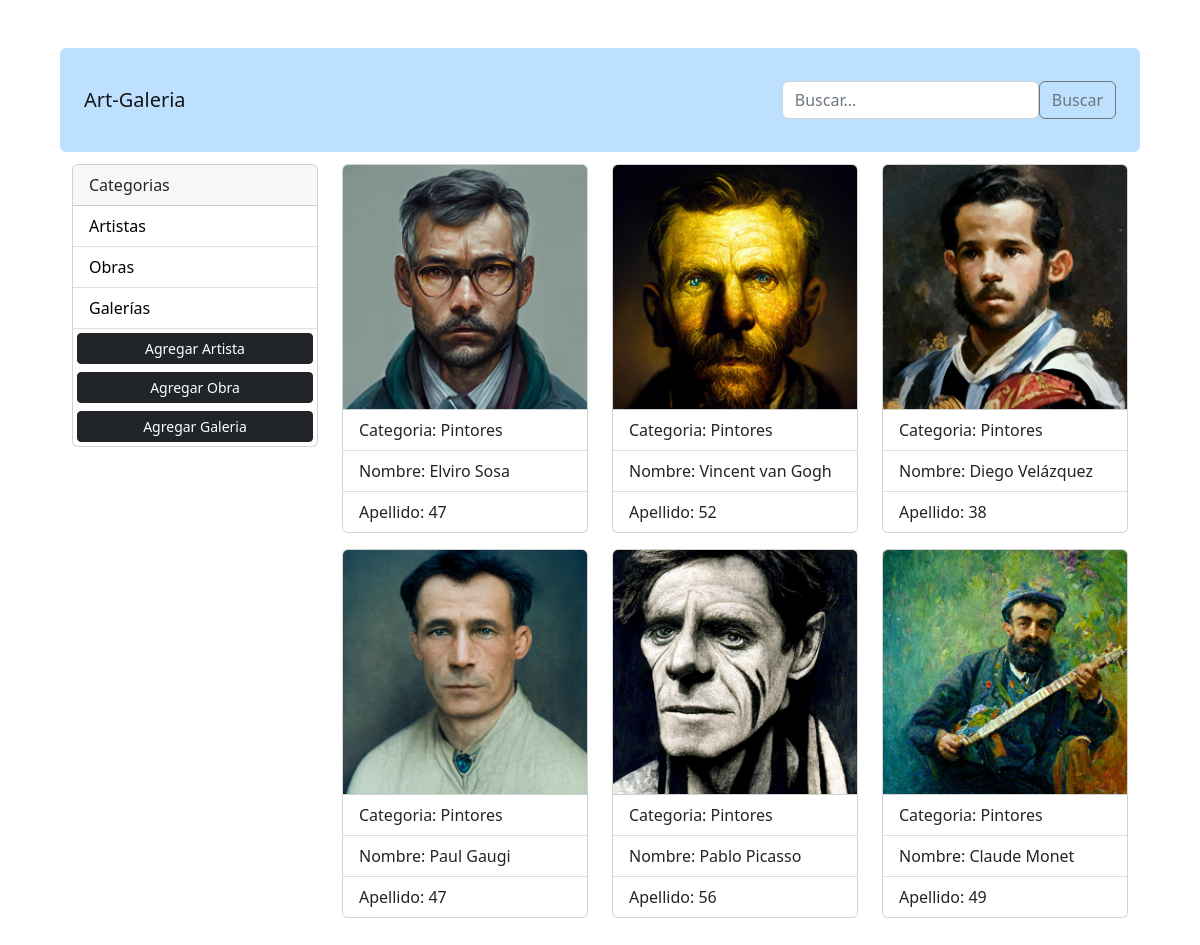
/?tipo_artista=Pintores, run on the app's committed database.
### fotos/models.py (models this page shows, shortened)
class Categoria_proyecto(models.Model):
    nombre = models.CharField(max_length=50, null=False, blank=False)

class Artista(models.Model):
    categoria = models.ForeignKey(Categoria_artista, on_delete=models.SET_NULL, null= True, blank=True)
    nombre = models.CharField(max_length=100)
    apellido = models.CharField(max_length=100)
    edad = models.IntegerField()
    descripcion = models.TextField()
    imagen = models.ImageField(null= False, blank= False)

class Categoria_artista(models.Model):
    nombre = models.CharField(max_length=50, null=False, blank=False)
    categoria_proyecto = models.ForeignKey(Categoria_proyecto, on_delete=models.SET_NULL, null= True, blank=True)
    imagen = models.ImageField(null= True, blank= True)
    def __str__(self):
        return self.nombre

### fotos/views.py (the view)
# urls.py: path("",views.galeria, name = "galeria"),
def galeria(request):
    categoria = request.GET.get("categoria")
    tipo_artista = request.GET.get("tipo_artista")
    categorias_proyectos= Categoria_proyecto.objects.all()
    if categoria == None or categoria == "Artistas":
        elementos = Categoria_artista.objects.all()
        filtro = 0
        if tipo_artista != None:
            categoria_artista = Categoria_artista.objects.get(nombre=tipo_artista)
            elementos = Artista.objects.filter(categoria = categoria_artista)
            filtro = 3
    elif categoria == "Obras":
        elementos = Obra.objects.all()
        filtro = 1
    else:
        elementos = Galeria.objects.all()
        filtro = 2
    context = {"categorias_proyectos" : categorias_proyectos, "elementos" : elementos,"filtro": filtro}
    return render(request, "galeria.html", context )

### fotos/templates/galeria.html (shortened to what this page needs)
{% extends 'layout.html' %}
{% block content %}
            <div class = "col-md-9">
                <div class="row">
                    {% for elemento in elementos %}
                    <div class = "col-md-4">
                        <div class="card my-2">
                            <img class="card-img-top" src= "{{elemento.imagen.url}}">
                            {% if filtro == 0 %}
                            <ul class="list-group list-group-flush">
                                <li class="list-group-item">{{elemento.nombre}}</li>
                            </ul>
                            <a class= "btn btn-outline-dark btn-sm m-1" href="{% url 'galeria' %}?tipo_artista={{elemento.nombre}}">Ver</a>
                            {% elif filtro == 2 %}
                            <ul class="list-group list-group-flush">
                                <li class="list-group-item">Galeria: {{elemento.nombre}}</li>
                                <li class="list-group-item">Dirección: {{elemento.direccion}}</li>
                            </ul>
                            {% elif filtro == 3 %}
                            <ul class="list-group list-group-flush">
                                <li class="list-group-item">Categoria: {{elemento.categoria}}</li>
                                <li class="list-group-item">Nombre: {{elemento.nombre}} {{elemento.apellido}}</li>
                                <li class="list-group-item">Apellido: {{elemento.edad}}</li>
                            </ul>
                            {% endif %}
                        </div>
                    </div>
                    {% endfor %}
                </div>
            </div>
        </div>
    </div>
</body>
{% endblock %}

### fotos/templates/layout.html (shortened to what this page needs)
<!DOCTYPE html>
<html lang="en">
<head>
    <link href="https://cdn.jsdelivr.net/npm/bootstrap@5.2.3/dist/css/bootstrap.min.css" rel="stylesheet">
</head>
<body>
    <div class="container">
        {% include 'partials/navbar.html' %}
        <body class="m-5">
            <div class = "container">
                <div class = "row">
                    <div class = "col-md-3">
                        <div class="card my-2">
                            <div class="card-header">
                              Categorias
                            </div>
                            <ul class="list-group list-group-flush">
                              {% for categoria in categorias_proyectos %}
                              <li class="list-group-item">
                                <a href="{% url 'galeria' %}?categoria={{categoria.nombre}}">
                                    {{categoria.nombre}}
                                </a>
                              </li>
                              {% endfor %}
                                <a href="{% url 'agregar_artista' %}" class="btn btn-block btn-dark btn-sm m-1"> Agregar Artista</a>
                                <a href="{% url 'agregar_obra' %}" class="btn btn-dark btn-sm m-1"> Agregar Obra </a>
                                <a href="{% url 'agregar_galeria' %}" class="btn btn-dark btn-sm m-1"> Agregar Galeria </a>
                            </ul>
                          </div>
                    </div>
        {% block content %}
        {% endblock %}
      </div>
</body>

### fotos/templates/layout.html (style rules this page uses)
.list-group-item a { text-decoration: none; color: black; }

### data on the page
Categoria_proyecto: nombre "Artistas"
Categoria_proyecto: nombre "Obras"
Categoria_proyecto: nombre "Galerías"
Artista: imagen (picture), categoria "Pintores", nombre "Elviro", apellido "Sosa", edad "47"
Artista: imagen (picture), categoria "Pintores", nombre "Vincent", apellido "van Gogh", edad "52"
Artista: imagen (picture), categoria "Pintores", nombre "Diego", apellido "Velázquez", edad "38"
Artista: imagen (picture), categoria "Pintores", nombre "Paul", apellido "Gaugi", edad "47"
Artista: imagen (picture), categoria "Pintores", nombre "Pablo", apellido "Picasso", edad "56"
Artista: imagen (picture), categoria "Pintores", nombre "Claude", apellido "Monet", edad "49"
